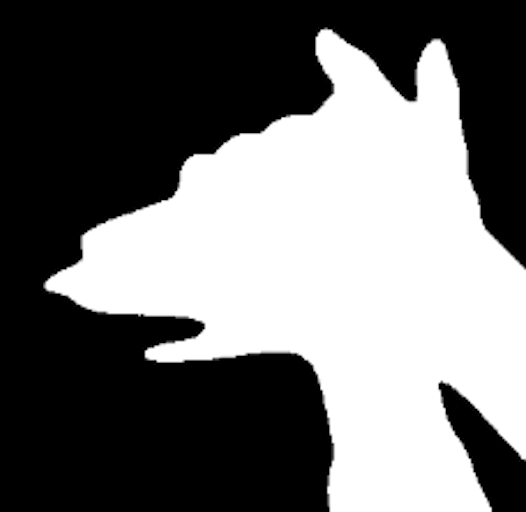
#> input picture deploy/stage2_11_07/mask_dog526w512h.png, 526 x 512 px, found by its file name
$ python get_hand_video_camera_v2.py
#> lines starting #> are read from the running program, lines starting #| are printed output that depends on the picture; after the words box and inside, x2 and y2 are one past the last pixel; in counts of white or black regions, pixels touching at a corner belong together
import numpy as np
import cv2 as cv
import time
import socket
from datetime import datetime

# 生成手掌的皮肤掩码
def skinmask(img):
    hsvim = cv.cvtColor(img, cv.COLOR_BGR2HSV)
    lower = np.array([0, 48, 80], dtype="uint8")
    upper = np.array([20, 255, 255], dtype="uint8")
    skinRegionHSV = cv.inRange(hsvim, lower, upper)
    blurred = cv.blur(skinRegionHSV, (2, 2))
    ret, thresh = cv.threshold(blurred, 0, 255, cv.THRESH_BINARY)
    return thresh

# 获取轮廓和凸包
def getcnthull(mask_img):
    contours, hierarchy = cv.findContours(mask_img, cv.RETR_TREE, cv.CHAIN_APPROX_SIMPLE)
    # 确保 contours 不为空，避免 max() 为空序列错误
    if contours:
        contours = max(contours, key=lambda x: cv.contourArea(x))
        hull = cv.convexHull(contours)
        return contours, hull
    else:
        return None, None

# 获取凸缺陷
# [4 lines left out: function getdefects, not called in this run]

# 把前景图抠出放到原图左侧，并将背景设为白色
def overlay_foreground_on_left(img, mask_img, template_mask):

    # 使用掩码抠出前景
    foreground = cv.bitwise_and(img, img, mask=mask_img)

    # 将前景图的黑色背景（像素值为0的地方）替换为白色
    white_background = np.ones_like(foreground) * 255  # 创建全白背景
    foreground_with_white_bg = np.where(foreground == 0, white_background, foreground)  # 替换黑色部分为白色

    # 确保 template_mask 和前景图尺寸一致
    template_mask_resized = cv.resize(template_mask, (foreground_with_white_bg.shape[1], foreground_with_white_bg.shape[0]))

    # 直接将 foreground_with_white_bg 中的所有像素变为绿色
    foreground_with_white_bg[:, :] = [0, 255, 0]  # 设置为全绿色

    # 将前景内容覆盖到 template_mask 背景上
    result_on_template = np.where(mask_img[:, :, np.newaxis] == 255, foreground_with_white_bg, template_mask_resized)

    # 创建一个白色的空白画布，大小为原图两倍宽度，以便显示原图和叠加后的图像
    height, width, _ = img.shape
    new_width = width * 2
    canvas = np.ones((height, new_width, 3), dtype=np.uint8) * 255  # 全白背景

    # 将叠加后的 template_mask_resized 放在左侧
    canvas[:, :width] = result_on_template

    # 在右侧放置原图
    canvas[:, width:] = img

    return canvas

# [20 lines left out: function count_fingers, not called in this run]
def compare_contours(template_contours, contours):
    # 比较轮廓
    ret = cv.matchShapes(template_contours, contours, cv.CONTOURS_MATCH_I1, 0.0)

    # 将匹配的结果（距离）转化为相似度分数（0-100）
    # 距离越接近0，表示越相似，我们假设相似度为 100 - ret * 常数（这里用 100，调节结果）

    similarity = max(0, 100 - ret * 100) + 10

    # if similarity <=10:
    #     similarity = 0

    return similarity


# [28 lines left out: function send_score_to_ip, not called in this run]


# 主函数
def main():
    dog_mask = 'mask_dog526w512h.png'

    dog_mask_img = cv.imread(dog_mask, cv.IMREAD_UNCHANGED)
#> dog_mask_img is the input picture: shape (512, 526, 4); mean B, G, R, A 112, 112, 112, 255

    # 对图片进行黑白反转
    dog_mask_img = np.invert(dog_mask_img)
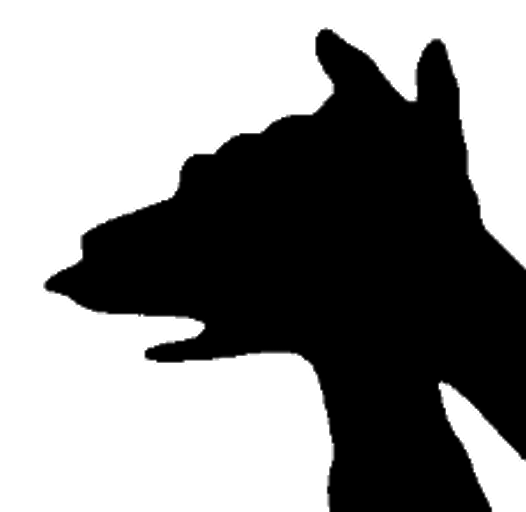
#> dog_mask_img: shape (512, 526, 4); mean B, G, R, A 143, 143, 143, 0

    # 去掉 alpha 通道，只保留 RGB
    dog_mask_img = dog_mask_img[:, :, :3]
#> dog_mask_img: shape (512, 526, 3)

    # 把图像自适应放大到 1440，4：3 比例
    dog_mask_img = cv.resize(dog_mask_img, (1440, 1080))
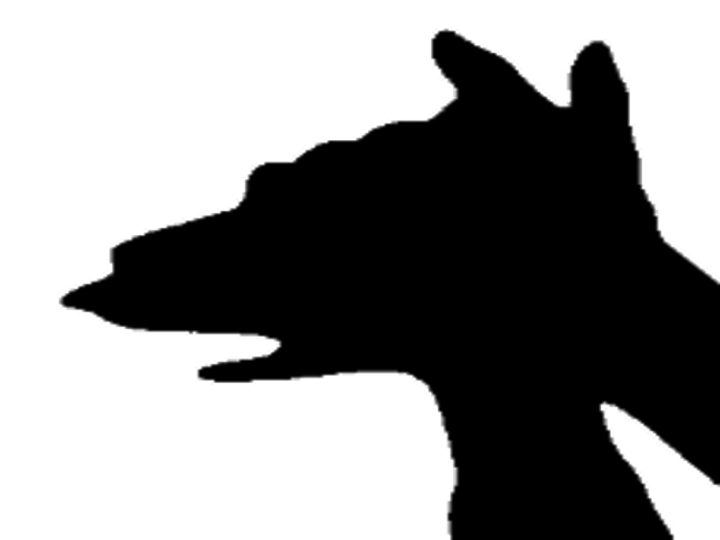
#> dog_mask_img: shape (1080, 1440, 3) (shown at 1/2 size); min 0, max 255, mean 143

    # 设置摄像头分辨率
    frame_width = 1920
    frame_height = 1080

    # 计算需要填充的上下和左右的边界
    mask_height, mask_width = dog_mask_img.shape[:2]
#> mask_height = 1080; mask_width = 1440
    top_padding = (frame_height - mask_height) // 2
#> top_padding = 0
    bottom_padding = frame_height - mask_height - top_padding
#> bottom_padding = 0
    left_padding = (frame_width - mask_width) // 2
#> left_padding = 240
    right_padding = frame_width - mask_width - left_padding
#> right_padding = 240

    # 使用 cv.copyMakeBorder 进行四周对称填充
    dog_mask_resized = cv.copyMakeBorder(dog_mask_img, top_padding, bottom_padding, left_padding, right_padding,
                                         borderType=cv.BORDER_CONSTANT, value=[255, 255, 255])  # 填充为白色
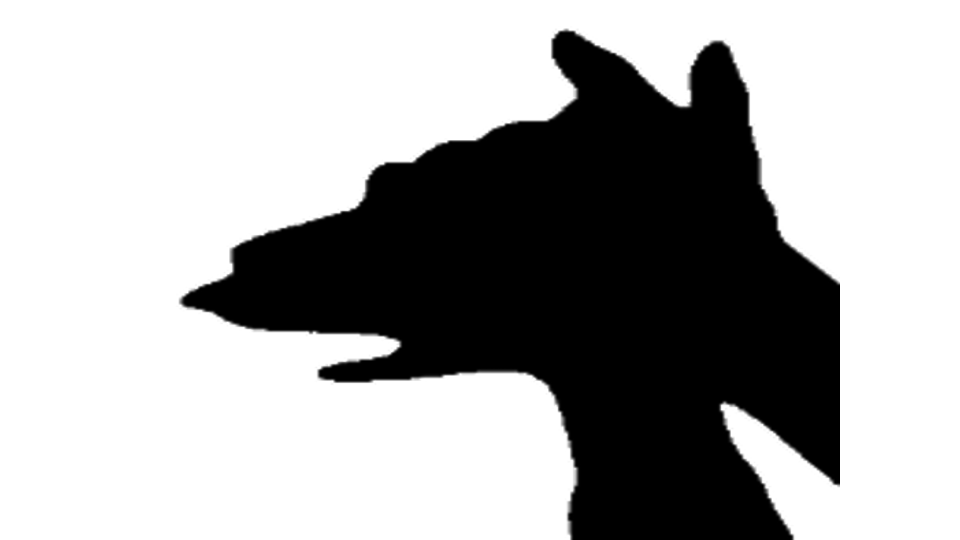
#> dog_mask_resized: shape (1080, 1920, 3) (shown at 1/2 size); min 0, max 255, mean 171

    # 显示填充后的图像
    # cv.imshow("Resized Dog Mask", dog_mask_resized)


    # 将输入图像转换为灰度图
    gray_dog_mask_resized = cv.cvtColor(dog_mask_resized, cv.COLOR_BGR2GRAY)

    # 将灰度图二值化
    ret, binary_gray_dog_mask_resized = cv.threshold(gray_dog_mask_resized, 127, 255, cv.THRESH_BINARY)
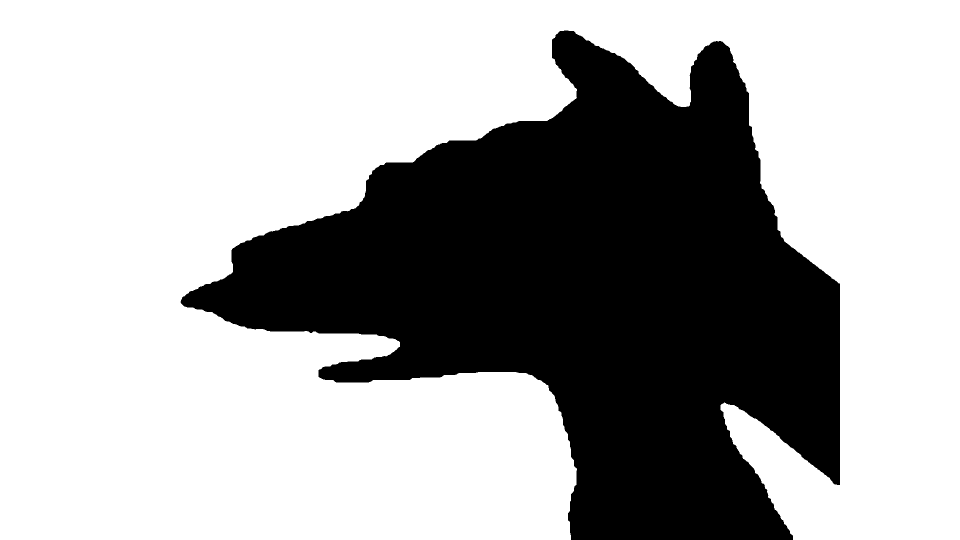
#> binary_gray_dog_mask_resized: shape (1080, 1920) (shown at 1/2 size); 67% white; 1 black region
    template_contours, template_hull = getcnthull(binary_gray_dog_mask_resized)
#> in getcnthull, `contours, hierarchy = cv.findContours(mask_img, cv.RETR_TREE, cv.CHAIN..`: contours = 1 contour; box (x1, y1, x2, y2) and area: (0, 0, 1920, 1080) 1384996
#> in getcnthull, `contours = max(contours, key=lambda x: cv.contourArea(x))`: contours = contour of 1444 points, box (x1, y1, x2, y2) (0, 0, 1920, 1080), area 1384996
#> in getcnthull, `hull = cv.convexHull(contours)`: hull = [[1919, 0], [1919, 1079], [0, 1079], [0, 0]]
#> template_contours has the same summary as contours in getcnthull; template_hull = [[1919, 0], [1919, 1079], [0, 1079], [0, 0]]


    # 打开摄像头或视频文件
    video_name = 'dog.mov'
    source = video_name  # 视频文件路径
    source = 0  # 视频文件路径

    cap = cv.VideoCapture(source)

    frame_width = int(cap.get(cv.CAP_PROP_FRAME_WIDTH))
    frame_height = int(cap.get(cv.CAP_PROP_FRAME_HEIGHT))
    fps = int(cap.get(cv.CAP_PROP_FPS))

    out = cv.VideoWriter(f'output_green_{video_name}.avi', cv.VideoWriter_fourcc('M', 'J', 'P', 'G'), fps, (frame_width * 2, frame_height))

    cnt_frams = 0
    cnt_score_ok = 0
    while cap.isOpened():
        ret, img = cap.read()
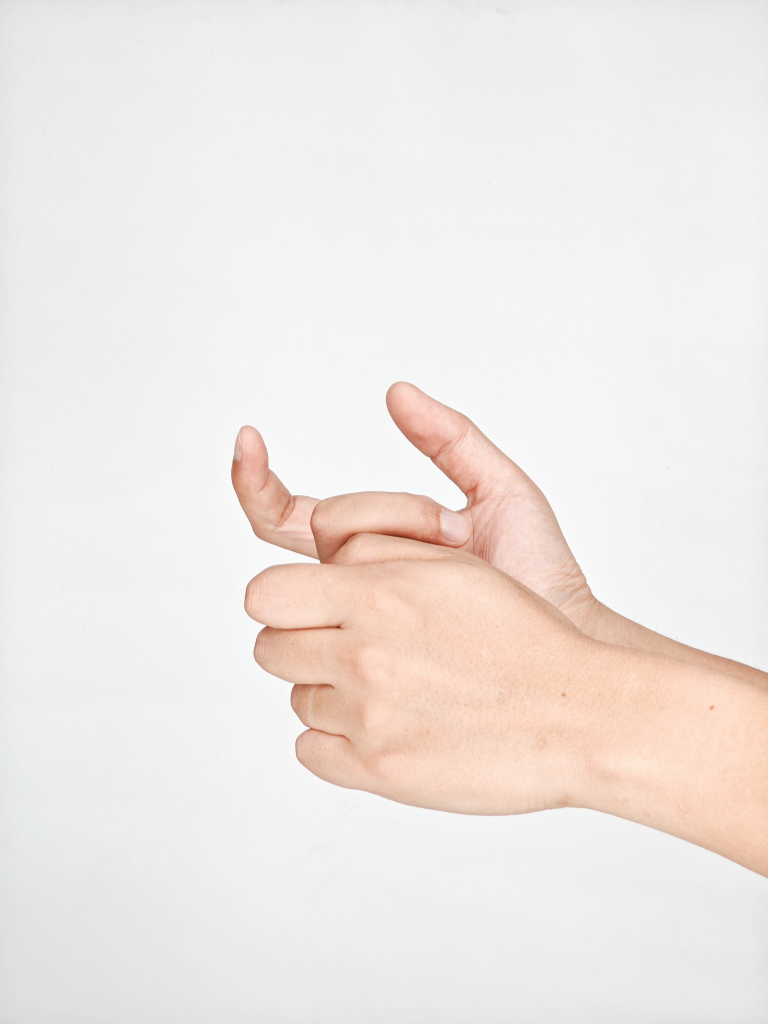
#> input picture core_methods/mediapipe_keypoints/test_two_hands - 副本.jpg, 3072 x 4096 px, given in place of the camera (shown at 1/4 size)
#> img is the input picture: shape (4096, 3072, 3); mean B, G, R 228.8, 233, 238.9
        cnt_frams += 1
        if cnt_frams % 5 !=0:
            if cnt_frams % 30 == 0:
                print('每5帧检测一次,每30帧打印一次此信息')
            continue

        if not ret:
            break

        try:
            # 生成皮肤掩码并提取轮廓
            mask_img = skinmask(img)
            contours, hull = getcnthull(mask_img)
            if contours is None:
                continue

            similarity_score = compare_contours(template_contours,contours)

            # 绘制手掌轮廓和凸包
            cv.drawContours(img, [contours], -1, (255, 255, 0), 2)
            # cv.drawContours(img, [hull], -1, (0, 255, 255), 2)

            # cnt = count_fingers(contours)
            # cv.putText(img, str(cnt), (0, 50), cv.FONT_HERSHEY_SIMPLEX, 1, (255, 0, 0), 2, cv.LINE_AA)

            # 将前景图放到原图左侧，背景设为白色, 前景手为黑色
            result_frame = overlay_foreground_on_left(img, mask_img, dog_mask_resized)

            # 分数大于60，显示大文字，提示比对成功，并给出分数，否则提示不相似；持续显示similarity_score
            # 在屏幕上显示相似度分数，位置调整为左上角，下移一些
            cv.putText(result_frame, f"Similarity: {similarity_score:.2f}", (50, 100), cv.FONT_HERSHEY_SIMPLEX, 1.5, (255, 122, 125), 3, cv.LINE_AA)

            # 如果相似度大于 60，显示提示信息 "success"
            if similarity_score > 55:
                cnt_score_ok += 1
                if cnt_score_ok >3:
                    cv.putText(result_frame, "Success", (50, 200), cv.FONT_HERSHEY_SIMPLEX, 1.5, (0, 255, 0), 3, cv.LINE_AA)
                    # 传递信息给udp server
                    ip_address = "127.0.0.1"  # 替换为目标IP
                    udp_port = 9890
                    print('设置传递到本地的udp server', ip_address)
                    dog_id = '1002'
                    send_score_to_ip(dog_id,ip_address,udp_port)
                    cnt_score_ok = 0

            else:
                cv.putText(result_frame, "Not ok yet.", (50, 200), cv.FONT_HERSHEY_SIMPLEX, 1.5, (0, 0, 255), 3, cv.LINE_AA)

            time.sleep(0.05)

            # 显示结果并保存
            cv.imshow("img", result_frame)
            out.write(result_frame)

        except Exception as e:
            print(f"Error: {e}")
            pass

        if cv.waitKey(1) & 0xFF == ord('q'):
            break

    cap.release()
    out.release()
    cv.destroyAllWindows()

if __name__ == "__main__":
    main()
